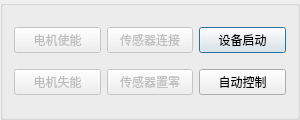
<?xml version="1.0" encoding="UTF-8"?>
<ui version="4.0">
 <class>ControlButtonGroup</class>
 <widget class="QGroupBox" name="ControlButtonGroup">
  <property name="geometry">
   <rect>
    <x>0</x>
    <y>0</y>
    <width>300</width>
    <height>120</height>
   </rect>
  </property>
  <property name="maximumSize">
   <size>
    <width>320</width>
    <height>16777215</height>
   </size>
  </property>
  <property name="windowTitle">
   <string>GroupBox</string>
  </property>
  <layout class="QGridLayout" name="gridLayout">
   <item row="1" column="1">
    <widget class="QPushButton" name="sensorSetZero">
     <property name="enabled">
      <bool>false</bool>
     </property>
     <property name="text">
      <string>传感器置零</string>
     </property>
    </widget>
   </item>
   <item row="1" column="2">
    <widget class="QPushButton" name="Setting">
     <property name="enabled">
      <bool>true</bool>
     </property>
     <property name="text">
      <string>自动控制</string>
     </property>
    </widget>
   </item>
   <item row="0" column="0">
    <widget class="QPushButton" name="motorEnable">
     <property name="enabled">
      <bool>false</bool>
     </property>
     <property name="text">
      <string>电机使能</string>
     </property>
    </widget>
   </item>
   <item row="0" column="2">
    <widget class="QPushButton" name="StartAndStop">
     <property name="text">
      <string>设备启动</string>
     </property>
     <property name="autoDefault">
      <bool>true</bool>
     </property>
     <property name="default">
      <bool>true</bool>
     </property>
     <property name="flat">
      <bool>false</bool>
     </property>
    </widget>
   </item>
   <item row="0" column="1">
    <widget class="QPushButton" name="sensorLink">
     <property name="enabled">
      <bool>false</bool>
     </property>
     <property name="text">
      <string>传感器连接</string>
     </property>
    </widget>
   </item>
   <item row="1" column="0">
    <widget class="QPushButton" name="motorDiable">
     <property name="enabled">
      <bool>false</bool>
     </property>
     <property name="text">
      <string>电机失能</string>
     </property>
    </widget>
   </item>
  </layout>
 </widget>
 <resources/>
 <connections/>
</ui>
